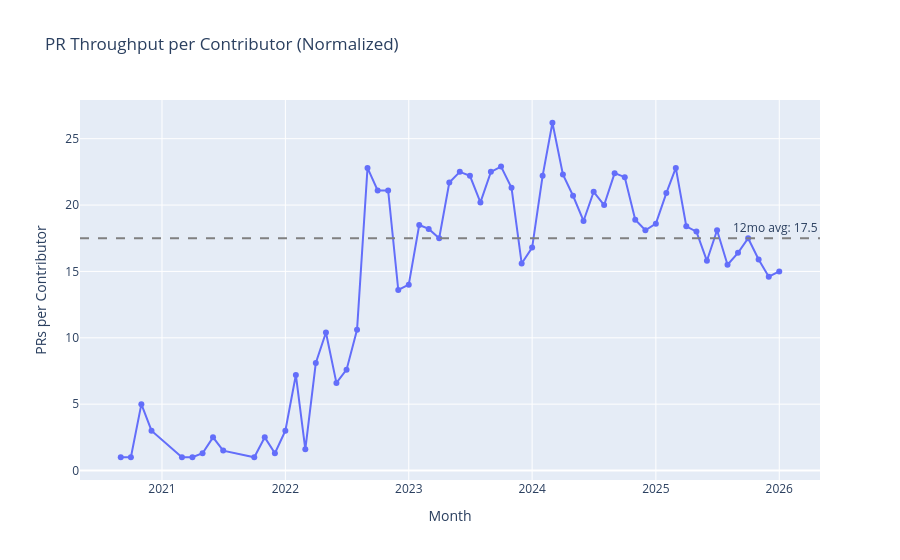

The code cell stored with this chart in its notebook:
### Markdown cell above
## 3. Throughput per Contributor (Normalized)

This tells us if productivity per person is improving, or if throughput growth is just from hiring.

### Code cell
# Visualize per-capita throughput
fig = px.line(df_monthly, x='month', y='prs_per_contributor',
              title='PR Throughput per Contributor (Normalized)',
              markers=True)
fig.update_layout(yaxis_title='PRs per Contributor', xaxis_title='Month')

# Add 12-month average line
recent_12mo = df_monthly[df_monthly['month_dt'] >= df_monthly['month_dt'].max() - pd.DateOffset(months=12)]
avg_per_capita_12mo = recent_12mo['prs_per_contributor'].mean()
fig.add_hline(y=avg_per_capita_12mo, line_dash="dash", line_color="gray",
              annotation_text=f"12mo avg: {avg_per_capita_12mo:.1f}")

fig.show()

print(f"\nBaseline (last 12 months): {avg_per_capita_12mo:.1f} PRs per contributor per month")

### Figure 1 — Plotly figure (JSON) as saved in the notebook; plotly's stock layout.template omitted (floating-point values rounded to 4 significant figures)
{"data": [{"hovertemplate": "month=%{x}<br>prs_per_contributor=%{y}<extra></extra>", "legendgroup": "", "line": {"color": "#636efa", "dash": "solid"}, "marker": {"symbol": "circle"}, "mode": "lines+markers", "name": "", "orientation": "v", "showlegend": false, "type": "scatter", "x": ["2020-09-01", "2020-10-01", "2020-11-01", "2020-12-01", "2021-03-01", "2021-04-01", "2021-05-01", "2021-06-01", "2021-07-01", "2021-10-01", "2021-11-01", "2021-12-01", "2022-01-01", "2022-02-01", "2022-03-01", "2022-04-01", "2022-05-01", "2022-06-01", "2022-07-01", "2022-08-01", "2022-09-01", "2022-10-01", "2022-11-01", "2022-12-01", "2023-01-01", "2023-02-01", "2023-03-01", "2023-04-01", "2023-05-01", "2023-06-01", "2023-07-01", "2023-08-01", "2023-09-01", "2023-10-01", "2023-11-01", "2023-12-01", "2024-01-01", "2024-02-01", "2024-03-01", "2024-04-01", "2024-05-01", "2024-06-01", "2024-07-01", "2024-08-01", "2024-09-01", "2024-10-01", "2024-11-01", "2024-12-01", "2025-01-01", "2025-02-01", "2025-03-01", "2025-04-01", "2025-05-01", "2025-06-01", "2025-07-01", "2025-08-01", "2025-09-01", "2025-10-01", "2025-11-01", "2025-12-01", "2026-01-01"], "xaxis": "x", "y": [1.0, 1.0, 5.0, 3.0, 1.0, 1.0, 1.3, 2.5, 1.5, 1.0, 2.5, 1.3, 3.0, 7.2, 1.6, 8.1, 10.4, 6.6, 7.6, 10.6, 22.8, 21.1, 21.1, 13.6, 14.0, 18.5, 18.2, 17.5, 21.7, 22.5, 22.2, 20.2, 22.5, 22.9, 21.3, 15.6, 16.8, 22.2, 26.2, 22.3, 20.7, 18.8, 21.0, 20.0, 22.4, 22.1, 18.9, 18.1, 18.6, 20.9, 22.8, 18.4, 18.0, 15.8, 18.1, 15.5, 16.4, 17.5, 15.9, 14.6, 15.0], "yaxis": "y"}], "layout": {"annotations": [{"showarrow": false, "text": "12mo avg: 17.5", "x": 1, "xanchor": "right", "xref": "x domain", "y": 17.5, "yanchor": "bottom", "yref": "y"}], "legend": {"tracegroupgap": 0}, "shapes": [{"line": {"color": "gray", "dash": "dash"}, "type": "line", "x0": 0, "x1": 1, "xref": "x domain", "y0": 17.5, "y1": 17.5, "yref": "y"}], "title": {"text": "PR Throughput per Contributor (Normalized)"}, "xaxis": {"anchor": "y", "domain": [0.0, 1.0], "title": {"text": "Month"}}, "yaxis": {"anchor": "x", "domain": [0.0, 1.0], "title": {"text": "PRs per Contributor"}}}}
